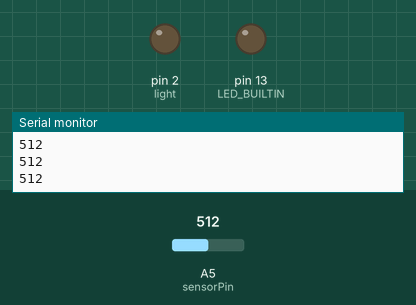
Simulated run of this sketch. Board: Arduino Uno, built with avr-gcc and run on an emulated ATmega328P. Parts: output pins drawn as LEDs (lit = HIGH), the last lines printed to the serial monitor. The test bench sets the inputs (shaded band); at power-on: A5 (sensorPin) = 512.

Above: at 1.2 s.
1.3 s: A5 (sensorPin) set to 262
2.8 s: A5 (sensorPin) set to 233
At 3.4 s:
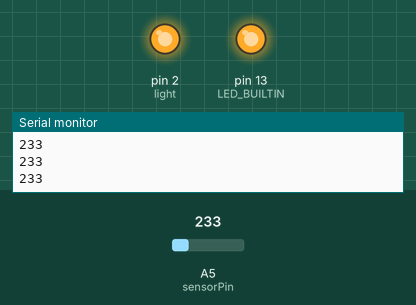
4.3 s: A5 (sensorPin) set to 260
At 5.5 s:
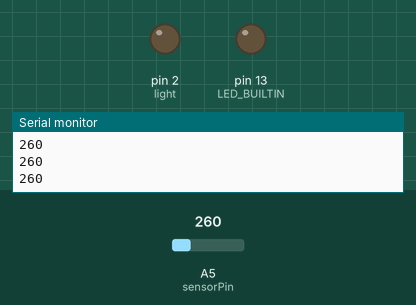
5.8 s: A5 (sensorPin) set to 240
At 6.9 s:
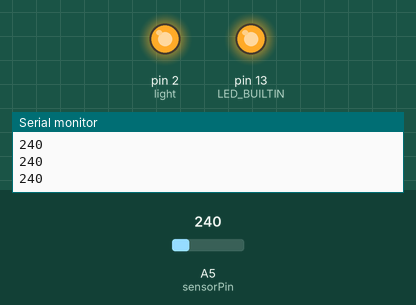
Timing chart, 0 to 8.3 s (numbered marks = the images above; inputs shaded):
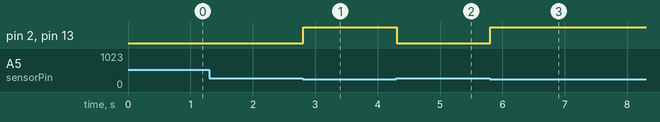

Measured:
- the behaviour switches between 250 and 249 on A5 (sensorPin) (found by bisection; images 0 and 1)
- after the input at 2.8 s, pin 2 (light), pin 13 (LED_BUILTIN): LOW → HIGH at once
- after the input at 4.3 s, pin 2 (light), pin 13 (LED_BUILTIN): HIGH → LOW at once
- after the input at 5.8 s, pin 2 (light), pin 13 (LED_BUILTIN): LOW → HIGH at once

The sketch:

LDRExample2.ino
```cpp
//Automatic Street Light with LDR//

#define sensorPin A5
#define light 2

int sensorValue;

void setup()
{
  pinMode(light,OUTPUT);
  pinMode(13,OUTPUT);
  pinMode(sensorPin,INPUT);
  Serial.begin(9600);
}

void loop()
{
  sensorValue = analogRead(sensorPin);
  Serial.print(sensorValue);
  Serial.print("\n");

// check if it is dark then switch on the light else let it remain off

  if (sensorValue <250){
  digitalWrite(light,HIGH);
  digitalWrite(LED_BUILTIN,HIGH);
  }

  else{
  digitalWrite(light,LOW);
  digitalWrite(LED_BUILTIN,LOW);
  }
}
```
